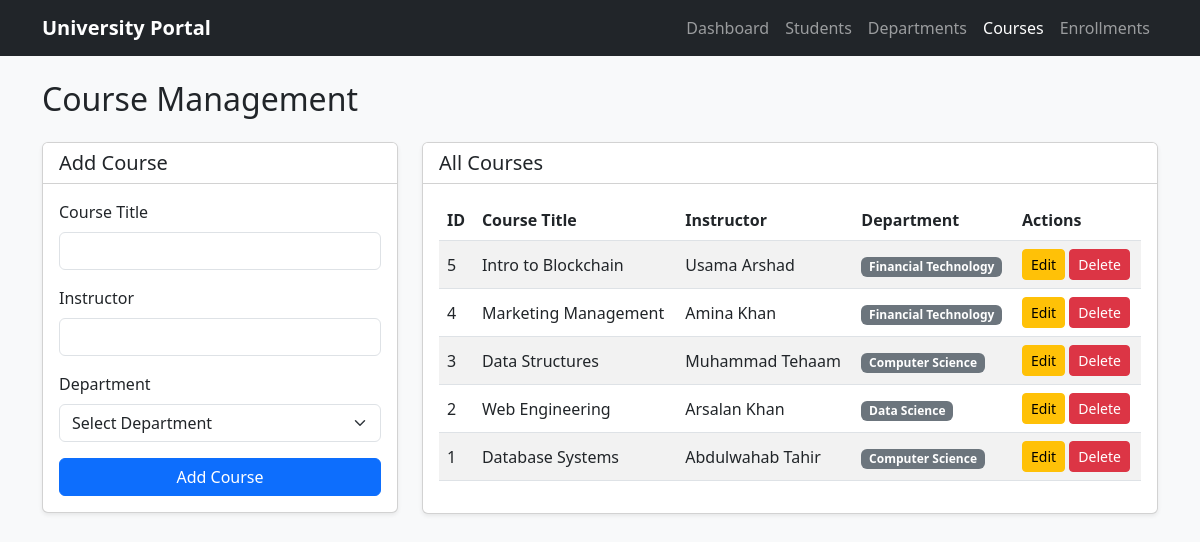
/courses.php, run on the app's committed database.
### tables this page shows
CREATE TABLE IF NOT EXISTS courses (
    id INT AUTO_INCREMENT PRIMARY KEY,
    course_name VARCHAR(255) NOT NULL,
    instructor VARCHAR(255) NOT NULL,
    department_id INT NOT NULL,
    created_at TIMESTAMP DEFAULT CURRENT_TIMESTAMP,
    updated_at TIMESTAMP DEFAULT CURRENT_TIMESTAMP ON UPDATE CURRENT_TIMESTAMP,
    FOREIGN KEY (department_id) REFERENCES departments(id) ON DELETE CASCADE,
    UNIQUE (course_name, department_id)
);

CREATE TABLE IF NOT EXISTS departments (
    id INT AUTO_INCREMENT PRIMARY KEY,
    department_name VARCHAR(255) NOT NULL UNIQUE,
    created_at TIMESTAMP DEFAULT CURRENT_TIMESTAMP
);

### courses.php (the view, shortened to what this page needs)
<?php
require_once 'db.php';
$courses = $pdo->query("
    SELECT courses.*, departments.department_name
    FROM courses
    JOIN departments ON courses.department_id = departments.id
    ORDER BY courses.id DESC
")->fetchAll();
?>
<!DOCTYPE html>
<html lang="en">
<head>
    <link href="https://cdn.jsdelivr.net/npm/bootstrap@5.3.0/dist/css/bootstrap.min.css" rel="stylesheet">
</head>
<body class="bg-light">
<nav class="navbar navbar-expand-lg navbar-dark bg-dark mb-4">
    <div class="container">
        <a class="navbar-brand fw-bold" href="index.php">University Portal</a>
        <div class="navbar-nav">
            <a class="nav-link" href="index.php">Dashboard</a>
            <a class="nav-link" href="students.php">Students</a>
            <a class="nav-link" href="departments.php">Departments</a>
            <a class="nav-link active" href="courses.php">Courses</a>
            <a class="nav-link" href="enrollments.php">Enrollments</a>
        </div>
    </div>
</nav>
<div class="container">
    <h2 class="mb-4">Course Management</h2>
    <div class="row">
        <div class="col-md-4 mb-4">
            <div class="card shadow-sm">
                <div class="card-header bg-white"><h5 class="mb-0">Add Course</h5></div>
                <div class="card-body">
                    <form method="POST" action="courses.php">
                        <div class="mb-3">
                            <label class="form-label">Course Title</label>
                            <input type="text" name="course_name" class="form-control" required>
                        </div>
                        <div class="mb-3">
                            <label class="form-label">Instructor</label>
                            <input type="text" name="instructor" class="form-control" required>
                        </div>
                        <div class="mb-3">
                            <label class="form-label">Department</label>
                            <select name="department_id" class="form-select" required>
                                <option value="">Select Department</option>
                            </select>
                        </div>
                        <button type="submit" name="add_course" class="btn btn-primary w-100">Add Course</button>
                    </form>
                </div>
            </div>
        </div>
        <div class="col-md-8">
            <div class="card shadow-sm">
                <div class="card-header bg-white"><h5 class="mb-0">All Courses</h5></div>
                <div class="card-body">
                    <table class="table table-striped align-middle">
                        <thead>
                            <tr><th>ID</th><th>Course Title</th><th>Instructor</th><th>Department</th><th>Actions</th></tr>
                        </thead>
                        <tbody>
                            <?php foreach ($courses as $course): ?>
                                <tr>
                                    <td><?= $course['id'] ?></td>
                                    <td><?= htmlspecialchars($course['course_name']) ?></td>
                                    <td><?= htmlspecialchars($course['instructor']) ?></td>
                                    <td><span class="badge bg-secondary"><?= htmlspecialchars($course['department_name']) ?></span></td>
                                    <td>
                                        <button class="btn btn-sm btn-warning" data-bs-toggle="modal" data-bs-target="#editModal<?= $course['id'] ?>">Edit</button>
                                        <form method="POST" action="courses.php" style="display:inline;" onsubmit="return confirm('Delete this course?');">
                                            <button type="submit" name="delete_course" class="btn btn-sm btn-danger">Delete</button>
                                        </form>
                                    </td>
                                </tr>
                            <?php endforeach; ?>
                        </tbody>
                    </table>
                </div>
            </div>
        </div>
    </div>
</div>
</body>
</html>

### data on the page
courses: id "5", course_name "Intro to Blockchain", instructor "Usama Arshad", department.department_name "Financial Technology"
courses: id "4", course_name "Marketing Management", instructor "Amina Khan", department.department_name "Financial Technology"
courses: id "3", course_name "Data Structures", instructor "Muhammad Tehaam", department.department_name "Computer Science"
courses: id "2", course_name "Web Engineering", instructor "Arsalan Khan", department.department_name "Data Science"
courses: id "1", course_name "Database Systems", instructor "Abdulwahab Tahir", department.department_name "Computer Science"
